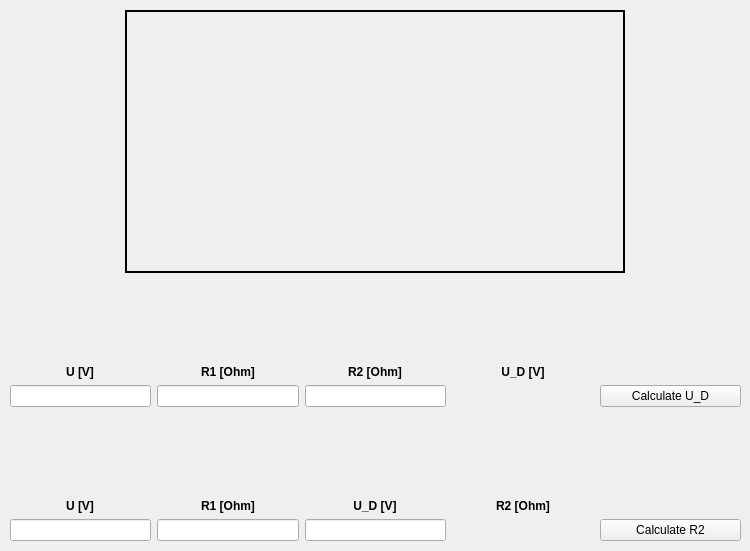
<?xml version="1.0" encoding="UTF-8"?>
<ui version="4.0">
 <class>VoltageDivider</class>
 <widget class="QWidget" name="VoltageDivider">
  <property name="geometry">
   <rect>
    <x>0</x>
    <y>0</y>
    <width>750</width>
    <height>551</height>
   </rect>
  </property>
  <property name="windowTitle">
   <string>Form</string>
  </property>
  <widget class="QWidget" name="layoutWidget">
   <property name="geometry">
    <rect>
     <x>10</x>
     <y>10</y>
     <width>731</width>
     <height>531</height>
    </rect>
   </property>
   <layout class="QVBoxLayout" name="verticalLayout">
    <property name="sizeConstraint">
     <enum>QLayout::SetMinimumSize</enum>
    </property>
    <item alignment="Qt::AlignHCenter">
     <widget class="QLabel" name="lbSchemacticImage">
      <property name="sizePolicy">
       <sizepolicy hsizetype="Minimum" vsizetype="Minimum">
        <horstretch>0</horstretch>
        <verstretch>0</verstretch>
       </sizepolicy>
      </property>
      <property name="minimumSize">
       <size>
        <width>500</width>
        <height>0</height>
       </size>
      </property>
      <property name="maximumSize">
       <size>
        <width>500</width>
        <height>300</height>
       </size>
      </property>
      <property name="frameShape">
       <enum>QFrame::Box</enum>
      </property>
      <property name="lineWidth">
       <number>2</number>
      </property>
      <property name="text">
       <string/>
      </property>
      <property name="pixmap">
       <pixmap resource="Resources.qrc">:/images/resources/images/VoltageDivider.png</pixmap>
      </property>
      <property name="scaledContents">
       <bool>true</bool>
      </property>
     </widget>
    </item>
    <item>
     <layout class="QGridLayout" name="gridLayout">
      <item row="0" column="2" alignment="Qt::AlignHCenter|Qt::AlignBottom">
       <widget class="QLabel" name="label_3">
        <property name="sizePolicy">
         <sizepolicy hsizetype="Minimum" vsizetype="Minimum">
          <horstretch>0</horstretch>
          <verstretch>0</verstretch>
         </sizepolicy>
        </property>
        <property name="minimumSize">
         <size>
          <width>30</width>
          <height>0</height>
         </size>
        </property>
        <property name="maximumSize">
         <size>
          <width>150</width>
          <height>50</height>
         </size>
        </property>
        <property name="text">
         <string>&lt;html&gt;&lt;head/&gt;&lt;body&gt;&lt;p&gt;&lt;span style=&quot; font-weight:600;&quot;&gt;R2 [Ohm]&lt;/span&gt;&lt;/p&gt;&lt;/body&gt;&lt;/html&gt;</string>
        </property>
        <property name="alignment">
         <set>Qt::AlignBottom|Qt::AlignHCenter</set>
        </property>
       </widget>
      </item>
      <item row="2" column="2" alignment="Qt::AlignHCenter|Qt::AlignBottom">
       <widget class="QLabel" name="label_6">
        <property name="sizePolicy">
         <sizepolicy hsizetype="Minimum" vsizetype="Minimum">
          <horstretch>0</horstretch>
          <verstretch>0</verstretch>
         </sizepolicy>
        </property>
        <property name="minimumSize">
         <size>
          <width>30</width>
          <height>0</height>
         </size>
        </property>
        <property name="maximumSize">
         <size>
          <width>150</width>
          <height>50</height>
         </size>
        </property>
        <property name="text">
         <string>&lt;html&gt;&lt;head/&gt;&lt;body&gt;&lt;p&gt;&lt;span style=&quot; font-weight:600;&quot;&gt;U_D [V]&lt;/span&gt;&lt;/p&gt;&lt;/body&gt;&lt;/html&gt;</string>
        </property>
        <property name="alignment">
         <set>Qt::AlignBottom|Qt::AlignHCenter</set>
        </property>
       </widget>
      </item>
      <item row="1" column="3" alignment="Qt::AlignHCenter|Qt::AlignVCenter">
       <widget class="QLabel" name="lbUdUd">
        <property name="minimumSize">
         <size>
          <width>100</width>
          <height>0</height>
         </size>
        </property>
        <property name="maximumSize">
         <size>
          <width>150</width>
          <height>50</height>
         </size>
        </property>
        <property name="text">
         <string/>
        </property>
        <property name="alignment">
         <set>Qt::AlignBottom|Qt::AlignHCenter</set>
        </property>
       </widget>
      </item>
      <item row="2" column="3" alignment="Qt::AlignHCenter|Qt::AlignBottom">
       <widget class="QLabel" name="label_7">
        <property name="sizePolicy">
         <sizepolicy hsizetype="Minimum" vsizetype="Minimum">
          <horstretch>0</horstretch>
          <verstretch>0</verstretch>
         </sizepolicy>
        </property>
        <property name="minimumSize">
         <size>
          <width>30</width>
          <height>0</height>
         </size>
        </property>
        <property name="maximumSize">
         <size>
          <width>150</width>
          <height>50</height>
         </size>
        </property>
        <property name="text">
         <string>&lt;html&gt;&lt;head/&gt;&lt;body&gt;&lt;p&gt;&lt;span style=&quot; font-weight:600;&quot;&gt;R2 [Ohm]&lt;/span&gt;&lt;/p&gt;&lt;/body&gt;&lt;/html&gt;</string>
        </property>
        <property name="alignment">
         <set>Qt::AlignBottom|Qt::AlignHCenter</set>
        </property>
       </widget>
      </item>
      <item row="0" column="3" alignment="Qt::AlignHCenter|Qt::AlignBottom">
       <widget class="QLabel" name="label_4">
        <property name="sizePolicy">
         <sizepolicy hsizetype="Minimum" vsizetype="Minimum">
          <horstretch>0</horstretch>
          <verstretch>0</verstretch>
         </sizepolicy>
        </property>
        <property name="minimumSize">
         <size>
          <width>30</width>
          <height>0</height>
         </size>
        </property>
        <property name="maximumSize">
         <size>
          <width>150</width>
          <height>50</height>
         </size>
        </property>
        <property name="text">
         <string>&lt;html&gt;&lt;head/&gt;&lt;body&gt;&lt;p&gt;&lt;span style=&quot; font-weight:600;&quot;&gt;U_D [V]&lt;/span&gt;&lt;/p&gt;&lt;/body&gt;&lt;/html&gt;</string>
        </property>
        <property name="alignment">
         <set>Qt::AlignBottom|Qt::AlignHCenter</set>
        </property>
       </widget>
      </item>
      <item row="0" column="0" alignment="Qt::AlignHCenter|Qt::AlignBottom">
       <widget class="QLabel" name="label">
        <property name="sizePolicy">
         <sizepolicy hsizetype="Minimum" vsizetype="Minimum">
          <horstretch>0</horstretch>
          <verstretch>0</verstretch>
         </sizepolicy>
        </property>
        <property name="minimumSize">
         <size>
          <width>30</width>
          <height>0</height>
         </size>
        </property>
        <property name="maximumSize">
         <size>
          <width>150</width>
          <height>50</height>
         </size>
        </property>
        <property name="text">
         <string>&lt;html&gt;&lt;head/&gt;&lt;body&gt;&lt;p&gt;&lt;span style=&quot; font-weight:600;&quot;&gt;U [V]&lt;/span&gt;&lt;/p&gt;&lt;/body&gt;&lt;/html&gt;</string>
        </property>
        <property name="alignment">
         <set>Qt::AlignBottom|Qt::AlignHCenter</set>
        </property>
       </widget>
      </item>
      <item row="0" column="1" alignment="Qt::AlignHCenter|Qt::AlignBottom">
       <widget class="QLabel" name="label_2">
        <property name="sizePolicy">
         <sizepolicy hsizetype="Minimum" vsizetype="Minimum">
          <horstretch>0</horstretch>
          <verstretch>0</verstretch>
         </sizepolicy>
        </property>
        <property name="minimumSize">
         <size>
          <width>30</width>
          <height>0</height>
         </size>
        </property>
        <property name="maximumSize">
         <size>
          <width>150</width>
          <height>50</height>
         </size>
        </property>
        <property name="text">
         <string>&lt;html&gt;&lt;head/&gt;&lt;body&gt;&lt;p&gt;&lt;span style=&quot; font-weight:600;&quot;&gt;R1 [Ohm]&lt;/span&gt;&lt;/p&gt;&lt;/body&gt;&lt;/html&gt;</string>
        </property>
        <property name="alignment">
         <set>Qt::AlignBottom|Qt::AlignHCenter</set>
        </property>
       </widget>
      </item>
      <item row="2" column="1" alignment="Qt::AlignHCenter|Qt::AlignBottom">
       <widget class="QLabel" name="label_8">
        <property name="sizePolicy">
         <sizepolicy hsizetype="Minimum" vsizetype="Minimum">
          <horstretch>0</horstretch>
          <verstretch>0</verstretch>
         </sizepolicy>
        </property>
        <property name="minimumSize">
         <size>
          <width>30</width>
          <height>0</height>
         </size>
        </property>
        <property name="maximumSize">
         <size>
          <width>150</width>
          <height>50</height>
         </size>
        </property>
        <property name="text">
         <string>&lt;html&gt;&lt;head/&gt;&lt;body&gt;&lt;p&gt;&lt;span style=&quot; font-weight:600;&quot;&gt;R1 [Ohm]&lt;/span&gt;&lt;/p&gt;&lt;/body&gt;&lt;/html&gt;</string>
        </property>
        <property name="alignment">
         <set>Qt::AlignBottom|Qt::AlignHCenter</set>
        </property>
       </widget>
      </item>
      <item row="3" column="3" alignment="Qt::AlignHCenter|Qt::AlignVCenter">
       <widget class="QLabel" name="lbR2R2">
        <property name="minimumSize">
         <size>
          <width>100</width>
          <height>0</height>
         </size>
        </property>
        <property name="text">
         <string/>
        </property>
        <property name="alignment">
         <set>Qt::AlignBottom|Qt::AlignHCenter</set>
        </property>
       </widget>
      </item>
      <item row="2" column="0" alignment="Qt::AlignHCenter|Qt::AlignBottom">
       <widget class="QLabel" name="label_10">
        <property name="sizePolicy">
         <sizepolicy hsizetype="Minimum" vsizetype="Minimum">
          <horstretch>0</horstretch>
          <verstretch>0</verstretch>
         </sizepolicy>
        </property>
        <property name="minimumSize">
         <size>
          <width>30</width>
          <height>0</height>
         </size>
        </property>
        <property name="maximumSize">
         <size>
          <width>150</width>
          <height>50</height>
         </size>
        </property>
        <property name="text">
         <string>&lt;html&gt;&lt;head/&gt;&lt;body&gt;&lt;p&gt;&lt;span style=&quot; font-weight:600;&quot;&gt;U [V]&lt;/span&gt;&lt;/p&gt;&lt;/body&gt;&lt;/html&gt;</string>
        </property>
        <property name="alignment">
         <set>Qt::AlignBottom|Qt::AlignHCenter</set>
        </property>
       </widget>
      </item>
      <item row="1" column="4">
       <widget class="QPushButton" name="btCalculateUd">
        <property name="text">
         <string>Calculate U_D</string>
        </property>
       </widget>
      </item>
      <item row="3" column="4">
       <widget class="QPushButton" name="btCalculateR2">
        <property name="text">
         <string>Calculate R2</string>
        </property>
       </widget>
      </item>
      <item row="1" column="0">
       <widget class="QLineEdit" name="leUdU">
        <property name="sizePolicy">
         <sizepolicy hsizetype="Minimum" vsizetype="Minimum">
          <horstretch>0</horstretch>
          <verstretch>0</verstretch>
         </sizepolicy>
        </property>
        <property name="minimumSize">
         <size>
          <width>20</width>
          <height>10</height>
         </size>
        </property>
        <property name="maximumSize">
         <size>
          <width>150</width>
          <height>50</height>
         </size>
        </property>
        <property name="inputMask">
         <string>9999999999</string>
        </property>
        <property name="text">
         <string/>
        </property>
       </widget>
      </item>
      <item row="1" column="1">
       <widget class="QLineEdit" name="leUdR1">
        <property name="sizePolicy">
         <sizepolicy hsizetype="Minimum" vsizetype="Minimum">
          <horstretch>0</horstretch>
          <verstretch>0</verstretch>
         </sizepolicy>
        </property>
        <property name="minimumSize">
         <size>
          <width>20</width>
          <height>10</height>
         </size>
        </property>
        <property name="maximumSize">
         <size>
          <width>150</width>
          <height>50</height>
         </size>
        </property>
        <property name="inputMask">
         <string>9999999999</string>
        </property>
        <property name="text">
         <string/>
        </property>
       </widget>
      </item>
      <item row="1" column="2">
       <widget class="QLineEdit" name="leUdR2">
        <property name="sizePolicy">
         <sizepolicy hsizetype="Minimum" vsizetype="Minimum">
          <horstretch>0</horstretch>
          <verstretch>0</verstretch>
         </sizepolicy>
        </property>
        <property name="minimumSize">
         <size>
          <width>20</width>
          <height>10</height>
         </size>
        </property>
        <property name="maximumSize">
         <size>
          <width>150</width>
          <height>50</height>
         </size>
        </property>
        <property name="inputMask">
         <string>9999999999</string>
        </property>
       </widget>
      </item>
      <item row="3" column="0">
       <widget class="QLineEdit" name="leR2U">
        <property name="sizePolicy">
         <sizepolicy hsizetype="Minimum" vsizetype="Minimum">
          <horstretch>0</horstretch>
          <verstretch>0</verstretch>
         </sizepolicy>
        </property>
        <property name="minimumSize">
         <size>
          <width>20</width>
          <height>10</height>
         </size>
        </property>
        <property name="maximumSize">
         <size>
          <width>150</width>
          <height>50</height>
         </size>
        </property>
        <property name="inputMask">
         <string>9999999999</string>
        </property>
       </widget>
      </item>
      <item row="3" column="1">
       <widget class="QLineEdit" name="leR2R1">
        <property name="sizePolicy">
         <sizepolicy hsizetype="Minimum" vsizetype="Minimum">
          <horstretch>0</horstretch>
          <verstretch>0</verstretch>
         </sizepolicy>
        </property>
        <property name="minimumSize">
         <size>
          <width>20</width>
          <height>10</height>
         </size>
        </property>
        <property name="maximumSize">
         <size>
          <width>150</width>
          <height>50</height>
         </size>
        </property>
        <property name="inputMask">
         <string>9999999999</string>
        </property>
       </widget>
      </item>
      <item row="3" column="2">
       <widget class="QLineEdit" name="leR2Ud">
        <property name="sizePolicy">
         <sizepolicy hsizetype="Minimum" vsizetype="Minimum">
          <horstretch>0</horstretch>
          <verstretch>0</verstretch>
         </sizepolicy>
        </property>
        <property name="minimumSize">
         <size>
          <width>20</width>
          <height>10</height>
         </size>
        </property>
        <property name="maximumSize">
         <size>
          <width>150</width>
          <height>50</height>
         </size>
        </property>
        <property name="inputMask">
         <string>9999999999</string>
        </property>
       </widget>
      </item>
     </layout>
    </item>
   </layout>
  </widget>
 </widget>
 <resources>
  <include location="Resources.qrc"/>
 </resources>
 <connections/>
</ui>
